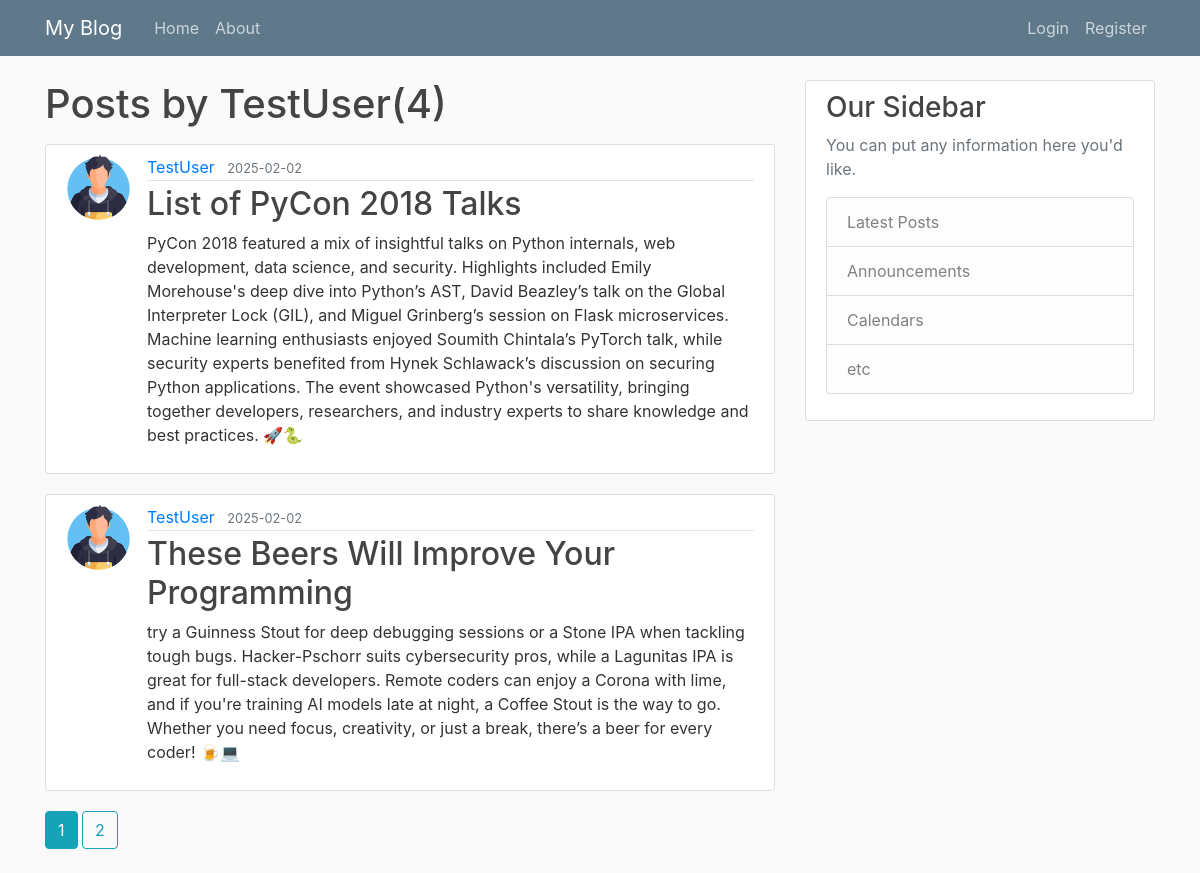
The page /home/TestUser on the database its author committed.
### flaskblog/models.py (models this page shows, shortened)
class User(db.Model, UserMixin):
    id = db.Column(db.Integer, primary_key=True)
    username = db.Column(db.String(20),unique=True,nullable=False)
    email = db.Column(db.String(120),unique=True,nullable=False)
    image_file = db.Column(db.String(20),nullable=False,default='default.jpg')
    password = db.Column(db.String(60),nullable=False)
    posts=db.relationship('Post',backref='author',lazy=True)

class Post(db.Model):
    id = db.Column(db.Integer, primary_key=True)
    title=db.Column(db.String(100),nullable=False)
    date_posted=db.Column(db.DateTime,nullable=False,default=datetime.utcnow)
    content=db.Column(db.Text,nullable=False)
    user_id=db.Column(db.Integer,db.ForeignKey("user.id"),nullable=False)

### flaskblog/routes.py (the view)
@app.route("/home/<string:username>")
def user_posts(username):
    page=request.args.get('page',1,type=int)
    user=User.query.filter_by(username=username).first_or_404()
    posts=Post.query.filter_by(author=user)\
        .order_by(Post.date_posted.desc())\
        .paginate(page=page,per_page=2)
    return render_template ("user_posts.html",posts=posts,user=user)

### flaskblog/templates/user_posts.html
{%extends 'layout.html'%} {%block content%}
<h1 class="mb-3">Posts by {{user.username}}({{posts.total}})</h1>
{%for post in posts.items%}
<article class="media content-section">
  <img
    class="rounded-circle article-img"
    src="{{url_for('static',filename='profile_pics/'+post.author.image_file)}}"
  />
  <div class="media-body">
    <div class="article-metadata">
      <a
        class="mr-2"
        href="{{url_for('user_posts',username=post.author.username)}}"
        >{{ post.author.username }}</a
      >
      <small class="text-muted"
        >{{ post.date_posted.strftime('%Y-%m-%d') }}</small
      >
    </div>
    <h2>
      <a class="article-title" href="{{url_for('post',post_id=post.id)}}"
        >{{ post.title }}</a
      >
    </h2>
    <p class="article-content">{{ post.content }}</p>
  </div>
</article>
{%endfor%} {%for page_num in
posts.iter_pages(left_edge=1,right_edge=1,left_current=1,right_current=2)%} {%if
page_num%} {%if posts.page==page_num%}
<a
  class="btn btn-info mb-4"
  href="{{url_for('user_posts',username=user.username,page=page_num)}}"
  >{{page_num}}</a
>
{%else%}
<a
  class="btn btn-outline-info mb-4"
  href="{{url_for('user_posts',username=user.username,page=page_num)}}"
  >{{page_num}}</a
>
{%endif%} {%else%} ... {%endif%} {%endfor%} {%endblock content%}

### flaskblog/static/main.css (style rules this page uses)
body { background: #fafafa; color: #333333; margin-top: 5rem; }
h1, h2, h3, h4, h5, h6 { color: #444444; }
.content-section { background: #ffffff; padding: 10px 20px; border: 1px solid #dddddd; border-radius: 3px; margin-bottom: 20px; }
.article-title { color: #444444; }
.article-content { white-space: pre-line; }
.article-img { height: 65px; width: 65px; margin-right: 16px; }
.article-metadata { padding-bottom: 1px; margin-bottom: 4px; border-bottom: 1px solid #e3e3e3; }

### rows shown on the page
User: username "TestUser"
Post: image_file (picture), author.username "TestUser", date_posted "2025-02-02", title "List of PyCon 2018 Talks", content "PyCon 2018 featured a mix of insightful talks on Python internals, web development, data science, and security. Highlights included Emily Morehouse's deep dive into Python’s AST, David Beazley’s talk on the Global Interpreter Lock (GIL), and Miguel Grinberg’s session on Flask microservices. Machine learning enthusiasts enjoyed Soumith Chintala’s PyTorch talk, while security experts benefited from Hynek Schlawack’s discussion on securing Python applications. The event showcased Python's versatility, bringing together developers, researchers, and industry experts to share knowledge and best practices. 🚀🐍"
Post: image_file (picture), author.username "TestUser", date_posted "2025-02-02", title "These Beers Will Improve Your Programming", content "try a Guinness Stout for deep debugging sessions or a Stone IPA when tackling tough bugs. Hacker-Pschorr suits cybersecurity pros, while a Lagunitas IPA is great for full-stack developers. Remote coders can enjoy a Corona with lime, and if you're training AI models late at night, a Coffee Stout is the way to go. Whether you need focus, creativity, or just a break, there’s a beer for every coder! 🍺💻"

### other values the page prints
{{ posts.total }} "4"
{{ page_num }} "1"
{{ page_num }} "2"
